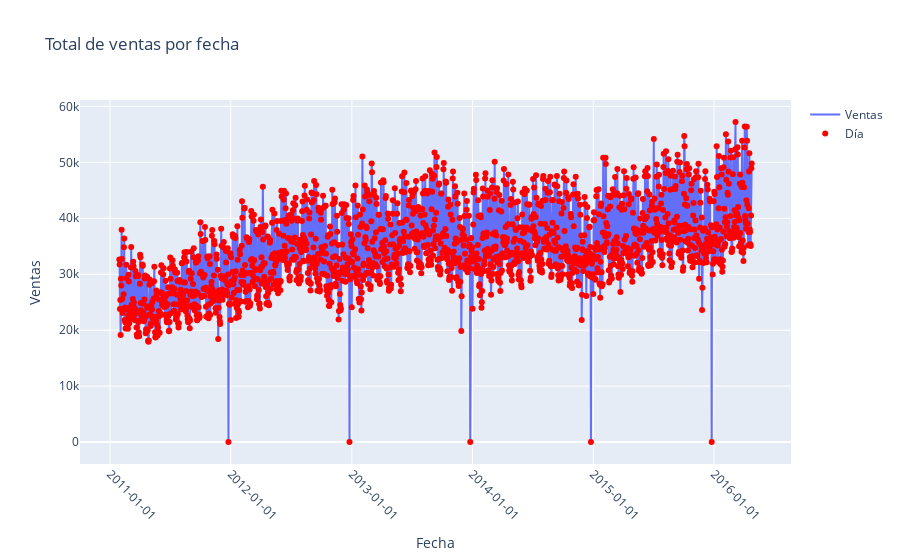

Source (notebook cell):
### Markdown cell above
Podemos observar los picos de ventas y en los días que hay muy pocas ventas como en navidad, posiblemente porque ese día está cerrado determinadas tiendas o hay menos actividad

### Code cell
d_colum = [i for i in pd_sales.columns if 'd_' in i]
sales_days = pd_sales[d_colum] #selecciona todas las columnas especificadas en la lista "d_colum" de pd_sales. Sales Days es un dataframe de todos los dias "d_" con todas las filas donde están las ventas correspondientes

total_sales = list(sales_days.sum(axis = 0)) #calcula la suma de las ventas de todos los dias de "sales_days" con axis=0 que suma columna por columna. Asi que total_sales tiene las ventas totales por dia

min_date = pd_calendar['date'].min() #almacena la fecha mínima de "date" de pd_calendar1, en este caso es 2011-01-29
max_date = pd_calendar['date'].max() #fecha máxima 2016-04-24 (en total son 1913 días desde  2011-01-29 hasta 2016-04-24)

#fechasrangos contiene el rango de fechas generadas por la función pd.date_range que va desde la primera fecha "min_date" hasta la última fecha. pd.date_range es una función que genera un rango de fechas
fechasrangos = [d for d in pd.date_range(start = min_date, end = max_date)]   #fechasrangos variable que almacena una lista con todas las fechas con el rango ya comentado
ventas_grafic = pd.DataFrame({'date' : fechasrangos,'sales' : total_sales})  # crea un dataframe ventas_grafic,con un diccionario donde las claves"date,sales" son nombres de las columnas y los valores las listas donde fechas rangos contiene la lista de fechas y total_sales lista de las ventas totales por fecha
                                                                            #resumen ventas grafic tiene 2 columnas date y sales, date son las fechas y sales son las ventas totales de alguna fecha

fig = go.Figure() # Crea la figura


fig.add_trace(go.Scatter(x=ventas_grafic['date'], y=ventas_grafic['sales'],  # Agrega traza de línea
                         mode='lines', name='Ventas'))


fig.add_trace(go.Scatter(x=ventas_grafic['date'], y=ventas_grafic['sales'],  # Agrega los puntos
                         mode='markers', name='Día',
                         marker=dict(color='red'))) 

# Configura el diseño del gráfico
fig.update_layout(title='Total de ventas por fecha', 
                  xaxis_title='Fecha', 
                  yaxis_title='Ventas',
                  xaxis=dict(
                      tickformat='%Y-%m-%d',  # Formato de fecha año-mes-día
                      tickangle=45            
                  ))

fig.show()

### Figure 1 — Plotly figure (JSON) as saved in the notebook; plotly's stock layout.template omitted (floating-point values rounded to 4 significant figures; data arrays with more than 128 entries replaced by an {"elided": "..."} marker saying what was removed)
{"data": [{"mode": "lines", "name": "Ventas", "type": "scatter", "x": {"elided": "1913 str values"}, "y": {"elided": "1913 int values"}}, {"marker": {"color": "red"}, "mode": "markers", "name": "Día", "type": "scatter", "x": {"elided": "1913 str values"}, "y": {"elided": "1913 int values"}}], "layout": {"title": {"text": "Total de ventas por fecha"}, "xaxis": {"tickangle": 45, "tickformat": "%Y-%m-%d", "title": {"text": "Fecha"}}, "yaxis": {"title": {"text": "Ventas"}}}}
